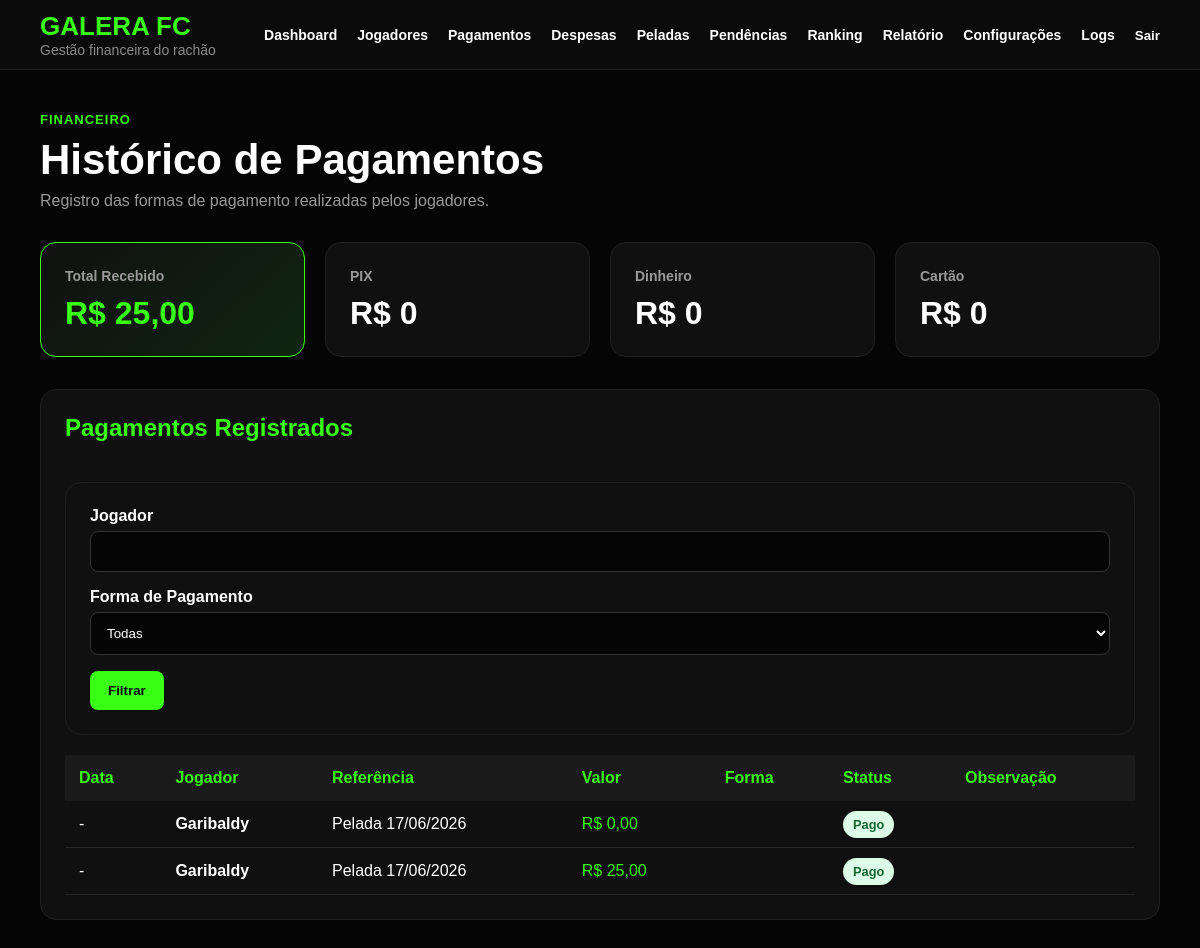
The page /pagamentos (signed in) on the database its author committed.
### financeiro/models.py (models this page shows, shortened)
class Pagamento(models.Model):
    STATUS_CHOICES = [
        ('PENDENTE', 'Pendente'),
        ('PAGO', 'Pago'),
    ]
    FORMA_CHOICES =[
        ('PIX', 'Pix'),
        ('DINHEIRO', 'Dinheiro'),
        ('CARTAO', 'Cartao'),
    ]
    jogador = models.ForeignKey(
        Jogador,
        on_delete=models.CASCADE,
        related_name='pagamentos'
    )
    presenca = models.ForeignKey(
        'PresencaPelada',
        on_delete=models.SET_NULL,
        null=True,
        blank=True,
        related_name='pagamentos'
    )
    referencia = models.CharField(
        max_length=20
    )
    valor = models.DecimalField(
        max_digits=10,
        decimal_places=2
    )
    status = models.CharField(
        max_length=10,
        choices=STATUS_CHOICES,
        default='PENDENTE'
    )
    forma_pagamento = models.CharField(
        max_length=20,
        choices=FORMA_CHOICES,
        blank=True
    )
    data_pagamento = models.DateField(
        null=True,
        blank=True
    )
    observacao = models.TextField(
        blank=True
    )
    criado_em = models.DateTimeField(
        auto_now_add=True
    )

class Jogador(models.Model):
    TIPO_CHOICES = [
        ('MENSALISTA', 'Mensalista'),
        ('DIARISTA', 'Diarista'),
        ('VISITANTE', 'Visitante'),
    ]
    nome = models.CharField(max_length=100)
    telefone = models.CharField(max_length=20, blank=True)
    tipo = models.CharField(
        max_length=20,
        choices=TIPO_CHOICES,
        default='DIARISTA'
    )
    valor_mensal = models.DecimalField(
        max_digits=10,
        decimal_places=2,
        default=0
    )
    desconto_percentual = models.DecimalField(
        max_digits=5,
        decimal_places=2,
        default=0
    )
    ativo = models.BooleanField(default=True)
    criado_em = models.DateTimeField(
        auto_now_add=True
    )

### financeiro/views.py (the view)
# urls.py: path('pagamentos', views.pagamento_lista, name='pagamento_lista'),
@login_required
def pagamento_lista(request):
    pagamentos = Pagamento.objects.select_related(
        'jogador'
    )
    jogador = request.GET.get('jogador')
    forma = request.GET.get('forma')
    if jogador:
        pagamentos = pagamentos.filter(
            jogador__nome__icontains=jogador
        )
    if forma:
        pagamentos = pagamentos.filter(
            forma_pagamento=forma
        )
    pagamentos = pagamentos.order_by(
        '-data_pagamento',
        '-criado_em'
    )
    total_recebido = sum(
        pagamento.valor
        for pagamento in pagamentos
    )
    total_pix = sum(
        pagamento.valor
        for pagamento in pagamentos
        if pagamento.forma_pagamento == 'PIX'
    )
    total_dinheiro = sum(
        pagamento.valor
        for pagamento in pagamentos
        if pagamento.forma_pagamento == 'DINHEIRO'
    )
    total_cartao = sum(
        pagamento.valor
        for pagamento in pagamentos
        if pagamento.forma_pagamento == 'CARTAO'
    )
    return render(
        request,
        'financeiro/pagamento_lista.html',
        {
            'pagamentos': pagamentos,
            'total_recebido': total_recebido,
            'total_pix': total_pix,
            'total_dinheiro': total_dinheiro,
            'total_cartao': total_cartao,
        }
    )

### templates/financeiro/pagamento_lista.html (shortened to what this page needs)
{% extends 'financeiro/base.html' %}
{% block content %}
<div class="page-header">
   <span>Financeiro</span>
   <h1>Histórico de Pagamentos</h1>
   <p>Registro das formas de pagamento realizadas pelos jogadores.</p>
</div>
<div class="cards">
   <div class="card highlight">
      <span>Total Recebido</span>
      <strong>
         R$ {{ total_recebido }}
      </strong>
   </div>
   <div class="card">
      <span>PIX</span>
      <strong>
         R$ {{ total_pix }}
      </strong>
   </div>
   <div class="card">
      <span>Dinheiro</span>
      <strong>
         R$ {{ total_dinheiro }}
      </strong>
   </div>
   <div class="card">
      <span>Cartão</span>
      <strong>
         R$ {{ total_cartao }}
      </strong>
   </div>
</div>
<div class="section">
   <div class="section-header">
      <h2>Pagamentos Registrados</h2>
   </div>
   <div class="section">
   <form method="get" class="form">
      <label>Jogador</label>
      <input
         type="text"
         name="jogador"
         value="{{ request.GET.jogador }}"
      >
      <label>Forma de Pagamento</label>
      <select name="forma">
         <option value="">
            Todas
         </option>
      </select>
      <button
         type="submit"
         class="btn-primary"
      >
         Filtrar
      </button>
   </form>
</div>
   <table class="table">
      <thead>
         <tr>
            <th>Data</th>
            <th>Jogador</th>
            <th>Referência</th>
            <th>Valor</th>
            <th>Forma</th>
            <th>Status</th>
            <th>Observação</th>
         </tr>
      </thead>
      <tbody>
         {% for pagamento in pagamentos %}
         <tr>
            <td>
               {% if pagamento.data_pagamento %}
                  {{ pagamento.data_pagamento|date:"d/m/Y" }}
               {% else %}
                  -
               {% endif %}
            </td>
            <td>
               <strong>{{ pagamento.jogador.nome }}</strong>
            </td>
            <td>{{ pagamento.referencia }}</td>
            <td class="money-positive">
               R$ {{ pagamento.valor }}
            </td>
            <td>
            </td>
            <td>
               {% if pagamento.status == 'PAGO' %}
                  <span class="badge-success">Pago</span>
               {% else %}
                  <span class="badge-danger">Pendente</span>
               {% endif %}
            </td>
            <td>{{ pagamento.observacao }}</td>
         </tr>
         {% empty %}
         <tr>
            <td colspan="7" class="empty">
               Nenhum pagamento registrado.
            </td>
         </tr>
         {% endfor %}
      </tbody>
   </table>
</div>
{% endblock %}

### static/css/dashboard.css (style rules this page uses)
* { margin: 0; padding: 0; box-sizing: border-box; font-family: Arial, Helvetica, sans-serif; }
body { background: #050505; color: #ffffff; min-height: 100vh; }
.page-header { margin-bottom: 32px; }
.page-header span { color: #39ff14; font-size: 13px; text-transform: uppercase; letter-spacing: 1px; font-weight: 700; }
.page-header h1 { font-size: 42px; margin: 8px 0; }
.page-header p { color: #999; }
.cards { display: grid; grid-template-columns: repeat(auto-fit, minmax(220px, 1fr)); gap: 20px; margin-bottom: 32px; }
.card { background: #101010; border: 1px solid #1f1f1f; border-radius: 16px; padding: 24px; transition: all 0.25s ease; }
.card span { color: #999; font-size: 14px; font-weight: 600; }
.card strong { display: block; margin-top: 10px; font-size: 32px; color: #ffffff; }
.card.highlight { background: linear-gradient(135deg, #101010, #102510); border-color: #39ff14; }
.card.highlight strong { color: #39ff14; }
.section { background: #101010; border: 1px solid #1f1f1f; border-radius: 16px; padding: 24px; margin-top: 24px; }
.section h2 { margin-bottom: 16px; color: #39ff14; }
.money-positive { color: #39ff14 !important; }
.section-header { display: flex; justify-content: space-between; align-items: center; gap: 16px; margin-bottom: 20px; }
.btn-primary { background: #39ff14; color: #050505; padding: 12px 18px; border-radius: 8px; text-decoration: none; border: none; font-weight: 800; cursor: pointer; }
.table { width: 100%; border-collapse: collapse; margin-top: 20px; }
.table th { background: #1a1a1a; color: #39ff14; padding: 14px; text-align: left; }
.table td { padding: 14px; border-bottom: 1px solid #252525; }
.badge-success { background: #dcfce7; color: #166534; padding: 6px 10px; border-radius: 999px; font-size: 0.8rem; font-weight: 700; }
.form label { display: block; margin-bottom: 6px; font-weight: 700; }
.form input, .form select, .form textarea { width: 100%; padding: 12px; margin-bottom: 16px; border-radius: 8px; border: 1px solid #333; background: #050505; color: #ffffff; }
.table { min-width: 800px; }
.section { overflow-x: auto; }

### rows shown on the page
Pagamento: jogador.nome "Garibaldy", referencia "Pelada 17/06/2026", valor "0,00", status "Pago"
Pagamento: jogador.nome "Garibaldy", referencia "Pelada 17/06/2026", valor "25,00", status "Pago"

### other values the page prints
{{ total_recebido }} "25,00"
{{ total_pix }} "0"
{{ total_dinheiro }} "0"
{{ total_cartao }} "0"
